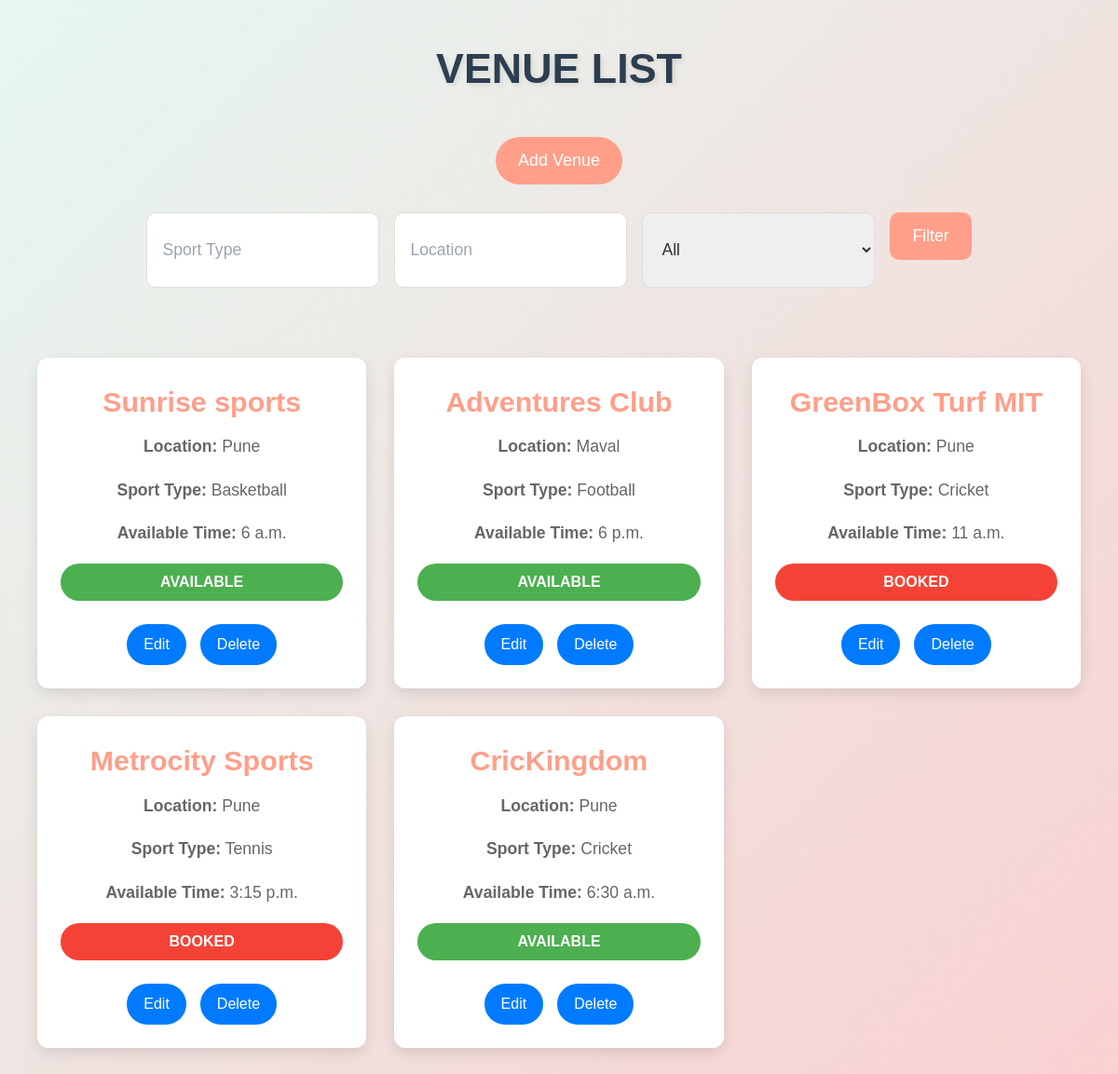
The page / on the database its author committed.
### venues/models.py (models this page shows, shortened)
class Venue(models.Model):
    SPORT_CHOICES = [
        ('Football', 'Football'),
        ('Basketball', 'Basketball'),
        ('Tennis', 'Tennis'),
        ('Cricket', 'Cricket'),
    ]
    name = models.CharField(max_length=100)
    location = models.CharField(max_length=100)
    sport_type = models.CharField(max_length=50, choices=SPORT_CHOICES)
    available_time = models.TimeField()
    booking_status = models.BooleanField(default=True)

### venues/views.py (the view)
# urls.py: path('',views.venue_list),
def venue_list(request):
    sport_type = request.GET.get('sport_type', '')
    location = request.GET.get('location', '')
    booking_status = request.GET.get('booking_status', '')
    venues = Venue.objects.all()
    if sport_type:
        venues = venues.filter(sport_type__icontains=sport_type)
    if location:
        venues = venues.filter(location__icontains=location)
    if booking_status:
        booking_status = True if booking_status == 'available' else False
        venues = venues.filter(booking_status=booking_status)
    return render(request, 'venue_list.html', {'venues': venues})

### templates/venue_list.html (shortened to what this page needs)
<!DOCTYPE html>
<html lang="en">
<head>
    <link rel="stylesheet" href="https://cdnjs.cloudflare.com/ajax/libs/tailwindcss/2.2.19/tailwind.min.css">
</head>
<body>
    <h2>Venue List</h2>
    <a href="{% url 'venue_create' %}" class="btn">Add Venue</a>
    <div class="filter-form">
        <form method="GET" action="{% url 'venue_list' %}" class="flex space-x-4 w-full justify-center">
            <input type="text" name="sport_type" placeholder="Sport Type" class="border p-2 rounded" value="{{ request.GET.sport_type }}">
            <input type="text" name="location" placeholder="Location" class="border p-2 rounded" value="{{ request.GET.location }}">
            <select name="booking_status" class="border p-2 rounded">
                <option value="">All</option>
            </select>
            <button type="submit" class="btn">Filter</button>
        </form>
    </div>
    <div class="venue-list">
        {% for venue in venues %}
            <div class="venue-card">
                <h3>{{ venue.name }}</h3>
                <p><strong>Location:</strong> {{ venue.location }}</p>
                <p><strong>Sport Type:</strong> {{ venue.sport_type }}</p>
                <p><strong>Available Time:</strong> {{ venue.available_time }}</p>
                <span class="status {% if venue.booking_status %}available{% else %}booked{% endif %}">
                    {% if venue.booking_status %} Available {% else %} Booked {% endif %}
                </span>
                <div class="actions">
                    <a href="{% url 'venue_update' venue.pk %}">Edit</a>
                    <a href="{% url 'venue_delete' venue.pk %}">Delete</a>
                </div>
            </div>
        {% endfor %}
    </div>
</body>
</html>

### templates/venue_list.html (style rules this page uses)
body { background: linear-gradient(135deg, #E6F7F1, #F9D1D1); font-family: 'Arial', sans-serif; color: #333; padding: 40px; margin: 0; overflow-x: hidden; display: flex; flex-direction: column; align-items: center; }
h2 { font-size: 2.8rem; font-weight: bold; color: #2c3e50; text-align: center; margin-bottom: 40px; text-transform: uppercase; text-shadow: 2px 2px 6px rgba(0, 0, 0, 0.1); }
.btn { display: inline-block; padding: 12px 24px; font-size: 18px; text-decoration: none; color: white; background-color: #FF9F89; border-radius: 30px; transition: background-color 0.3s ease, transform 0.2s ease; margin-bottom: 30px; }
.venue-list { display: grid; grid-template-columns: repeat(auto-fill, minmax(280px, 1fr)); gap: 30px; margin-top: 40px; width: 100%; justify-content: center; }
.venue-card { background: #FFFFFF; padding: 25px; border-radius: 12px; box-shadow: 0 6px 15px rgba(0, 0, 0, 0.1); transition: transform 0.3s ease, box-shadow 0.3s ease; display: flex; flex-direction: column; justify-content: space-between; text-align: center; }
.venue-card h3 { font-size: 1.9rem; color: #FF9F89; margin-bottom: 12px; font-weight: 700; }
.venue-card p { font-size: 1.1rem; color: #666; margin-bottom: 20px; line-height: 1.5; }
.venue-card .status { font-weight: bold; padding: 8px 16px; border-radius: 20px; color: white; text-transform: uppercase; font-size: 1rem; text-align: center; }
.available { background-color: #4CAF50; }
.booked { background-color: #F44336; }
.venue-card .actions { margin-top: 25px; display: flex; justify-content: center; gap: 15px; }
.venue-card .actions a { padding: 10px 18px; background-color: #007BFF; color: white; border-radius: 30px; text-decoration: none; font-weight: 500; transition: background-color 0.3s ease, transform 0.2s ease; }
.filter-form { display: flex; justify-content: center; gap: 20px; margin-bottom: 35px; width: 100%; max-width: 900px; }
.filter-form input, .filter-form select { padding: 12px 16px; border-radius: 10px; border: 1px solid #ddd; font-size: 1.1rem; width: 250px; transition: border-color 0.3s ease; }
.filter-form button { padding: 12px 24px; background-color: #FF9F89; color: white; border-radius: 10px; font-size: 1.1rem; cursor: pointer; transition: background-color 0.3s ease, transform 0.2s ease; }

### rows shown on the page
Venue: name "Sunrise sports", location "Pune", sport_type "Basketball", available_time "6 a.m.", booking_status "AVAILABLE"
Venue: name "Adventures Club", location "Maval", sport_type "Football", available_time "6 p.m.", booking_status "AVAILABLE"
Venue: name "GreenBox Turf MIT", location "Pune", sport_type "Cricket", available_time "11 a.m.", booking_status "BOOKED"
Venue: name "Metrocity Sports", location "Pune", sport_type "Tennis", available_time "3:15 p.m.", booking_status "BOOKED"
Venue: name "CricKingdom", location "Pune", sport_type "Cricket", available_time "6:30 a.m.", booking_status "AVAILABLE"
